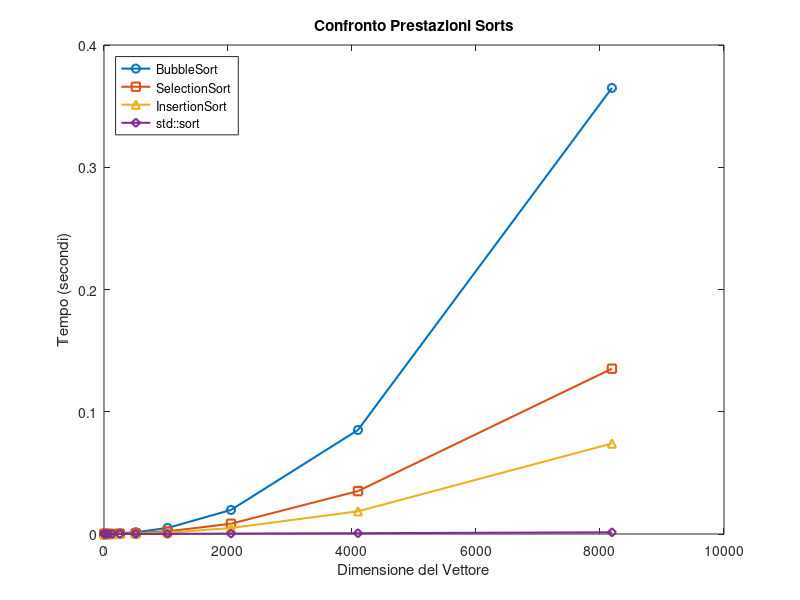

This chart was generated by the following MATLAB code:
dimensioni = [4, 8, 16, 32, 64, 128, 256, 512, 1024, 2048, 4096, 8192];

bubble_sort = [4.14e-07, 6.53e-07, 1.761e-06, 5.864e-06, 2.2773e-05, 9.4596e-05, 0.00057712, 0.00144048, 0.0049157, 0.0196695, 0.0850916, 0.364897];

selection_sort = [2.94e-07, 5.11e-07, 1.414e-06, 4.477e-06, 1.2674e-05, 6.7261e-05, 0.000242269, 0.000647262, 0.00215168, 0.00840023, 0.0351035, 0.135208];

insertion_sort = [2e-07, 3.46e-07, 7.45e-07, 1.861e-06, 6.325e-06, 2.0824e-05, 9.0536e-05, 0.000330973, 0.00111576, 0.00488222, 0.0185788, 0.0740153];

std_sort = [6.5e-07, 6.17e-07, 1.402e-06, 3.791e-06, 7.031e-06, 1.5258e-05, 5.6835e-05, 8.3389e-05, 0.000135039, 0.000324933, 0.000645915, 0.00137094];

figure
plot(dimensioni, bubble_sort, '-o', 'LineWidth', 1.5); 
hold on
plot(dimensioni, selection_sort, '-s', 'LineWidth', 1.5);
hold on
plot(dimensioni, insertion_sort, '-^', 'LineWidth', 1.5);
hold on
plot(dimensioni, std_sort, '-d', 'LineWidth', 1.5);

xlabel('Dimensione del Vettore');
ylabel('Tempo (secondi)');
title('Confronto Prestazioni Sorts');
legend('BubbleSort', 'SelectionSort', 'InsertionSort', 'std::sort', 'Location', 'northwest');
